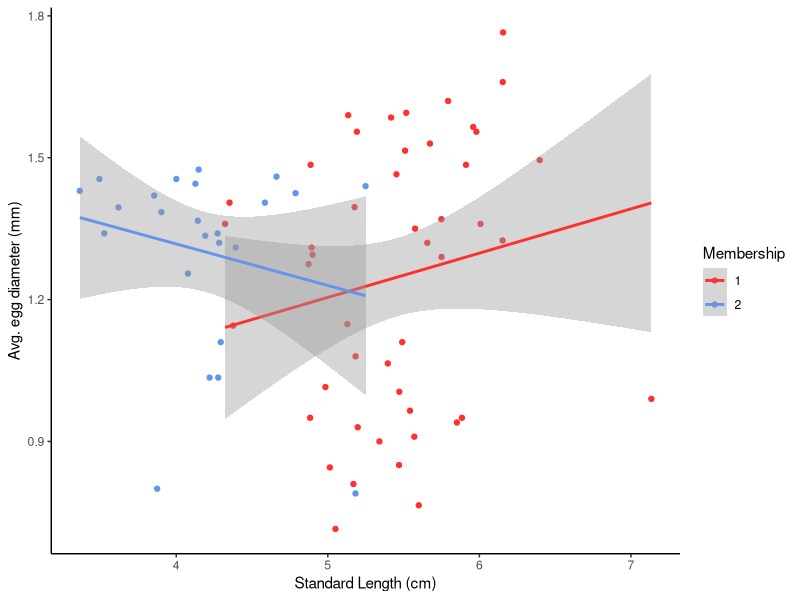
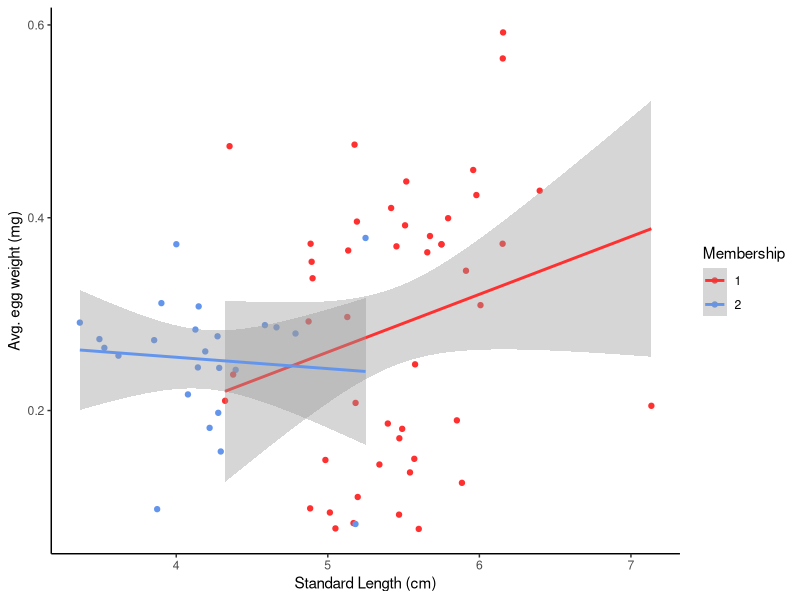
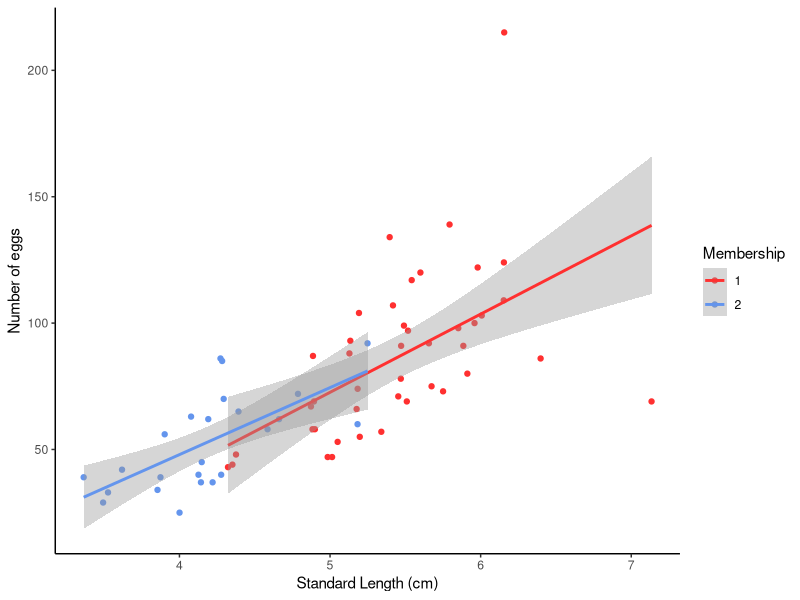
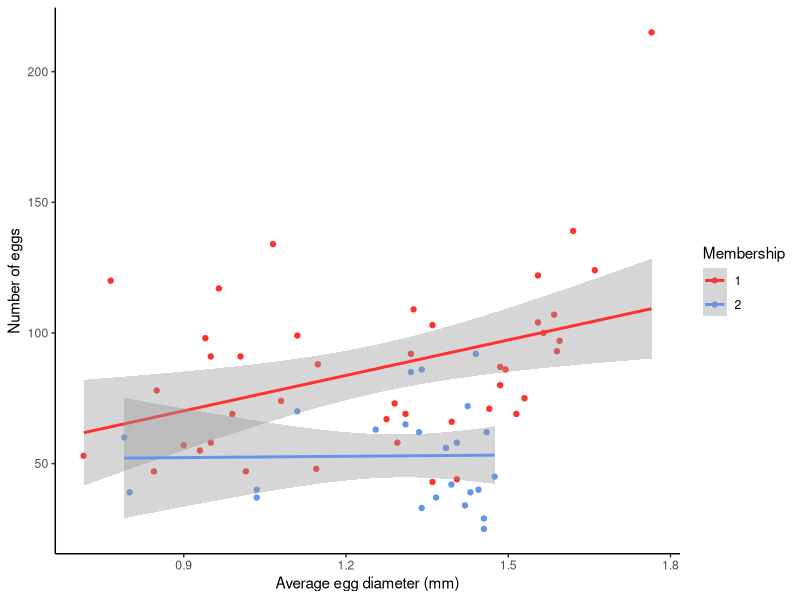
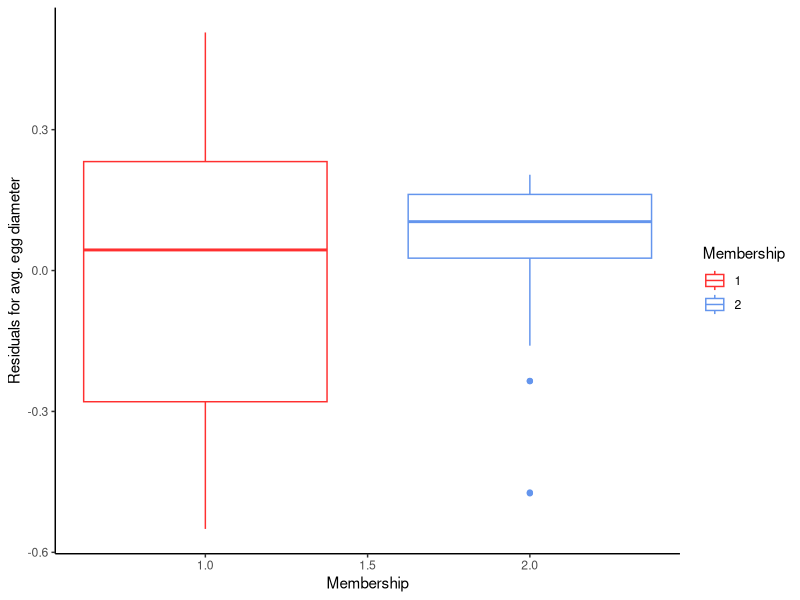
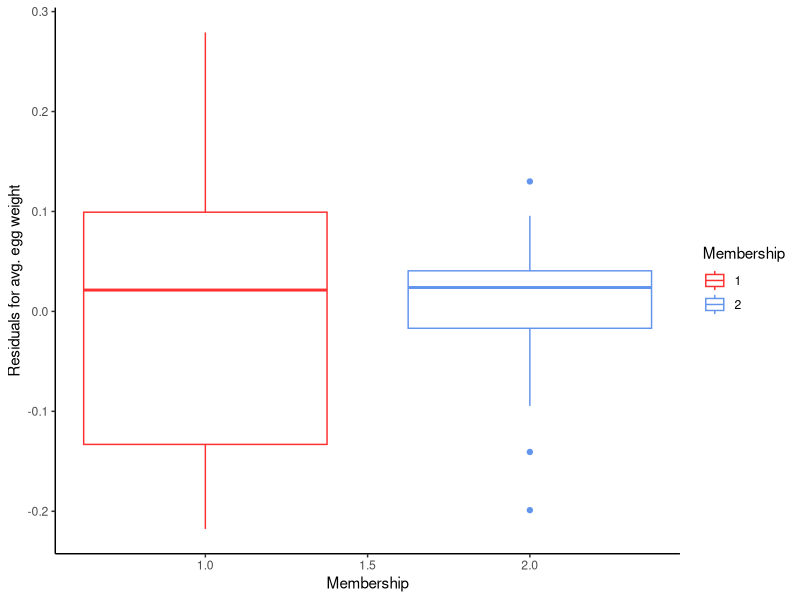
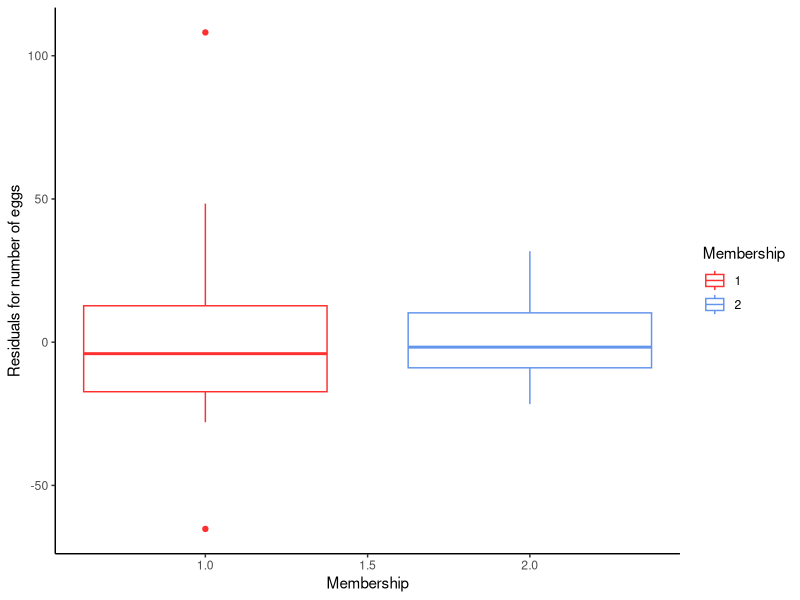
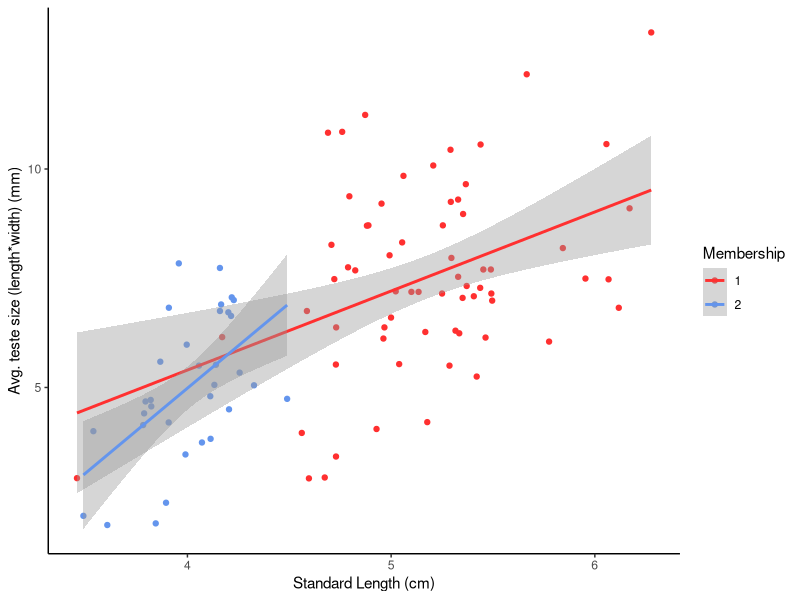

Recreate these plots in R, in order.
#### Final Verison: Egg and Teste analysis for White versus Common stickleback ####

## Initial uploading 

# Libraries 

library("ggplot2")
library("ggthemes")
library("nlme")
library("dplyr")


# Raw data from GitHub whtstbk_morpho
gonad.dat<-read.csv("eggs_testes_data.csv")


# Separate eggs and testes data: remove NAs, get individual data frames 

gonad.dat<-subset(gonad.dat, egg.diameter.1!='NA' | teste.length.1 !='NA')

eggdat<-subset(gonad.dat, egg.diameter.1!='NA' & membership !='NA' & std.length !='NA') 
eggdat<-subset(eggdat, select= -c(teste.length.1, teste.length.2,
                                  teste.width.1, teste.width.2))

testedat<-subset(gonad.dat, teste.length.1!='NA' & membership !='NA' & std.length !='NA')
testedat<-subset(testedat, select= -c(egg.diameter.1, egg.diameter.2, egg.diameter.3,
                                      egg.diameter.4, egg.diameter.5, egg.diameter.6, 
                                      egg.diameter.7,egg.diameter.8, egg.diameter.9, 
                                      egg.diameter.10, egg.number))



## Egg Analysis ##


# Get averages for weight and size by individual 

eggdat$ID <- paste(eggdat$population, eggdat$individual, sep="_")

eggdat <- transform(eggdat, avg.diameter = rowMeans(eggdat[,6:15], na.rm=TRUE))

eggdat$avg.weight<-eggdat$weight/10


# Average egg diameter by Std. Length: no significant difference 
ggplot(eggdat, aes(x=std.length, y=avg.diameter, color=factor(membership))) +
  geom_point(na.rm=T) +
  stat_smooth(method=lm, na.rm=T) +
  labs(
    x = "Standard Length (cm)",
    y = "Avg. egg diameter (mm)",
    color = "Membership") +
  theme_classic() +
  scale_colour_manual(values=c("firebrick1", "cornflower blue"))


# Average egg weight by Std. Length: no significant difference 
ggplot(eggdat, aes(x=std.length, y=avg.weight, color=factor(membership))) +
  geom_point(na.rm=T) +
  stat_smooth(method=lm, na.rm=T) + 
  labs(
    x = "Standard Length (cm)",
    y = "Avg. egg weight (mg)",
    color = "Membership") +
  theme_classic() +
  scale_colour_manual(values=c("firebrick1", "cornflower blue"))

# Egg number by Std. Length: no significant difference 
ggplot(eggdat, aes(x=std.length, y=egg.number, color=factor(membership))) +
  geom_point(na.rm=T) +
  stat_smooth(method=lm, na.rm=T) + 
  labs(
    x = "Standard Length (cm)",
    y = "Number of eggs",
    color = "Membership") +
  theme_classic() +
  scale_colour_manual(values=c("firebrick1", "cornflower blue"))

# Comparison of egg size versus egg number 
ggplot(eggdat, aes(x=avg.diameter, y=egg.number, color=factor(membership))) +
  geom_point(na.rm=T) +
  stat_smooth(method=lm, na.rm=T) + 
  labs(
    x = "Average egg diameter (mm)",
    y = "Number of eggs",
    color = "Membership") +
  theme_classic() +
  scale_colour_manual(values=c("firebrick1", "cornflower blue"))


# Boxplots by membership; Std. Length controlled using residuals of linear regression

# Egg Diameter linear regression and boxplot 
egg.diam.lm <- lm(avg.diameter~std.length, data=eggdat)
eggdat$egg.diam.resid <- residuals(egg.diam.lm)

ggplot(eggdat, aes(x=membership, egg.diam.resid, colour=factor(membership))) +
  geom_boxplot() +
  labs(
    x = "Membership",
    y = "Residuals for avg. egg diameter",
    color = "Membership") +
  theme_classic() +
  scale_colour_manual(values=c("firebrick1", "cornflower blue"))


# Egg Weight linear regression and boxplot 
egg.weight.lm <- lm(avg.weight~std.length, data=eggdat)
eggdat$egg.weight.resid <- residuals(egg.weight.lm)

ggplot(eggdat, aes(x=membership, egg.weight.resid, colour=factor(membership))) +
  geom_boxplot() + 
  labs(
    x = "Membership",
    y = "Residuals for avg. egg weight",
    color = "Membership") +
  theme_classic() +
  scale_colour_manual(values=c("firebrick1", "cornflower blue"))


# Egg Number linear regression and boxplot 
egg.num.lm <- lm(egg.number~std.length, data=eggdat)
eggdat.num<-subset(eggdat, egg.number !='NA') 
eggdat.num$egg.number.residuals<- residuals(egg.num.lm)

ggplot(eggdat.num, aes(x=membership, y=egg.number.residuals, colour=factor(membership))) +
  geom_boxplot() +
  labs(
    x = "Membership",
    y = "Residuals for number of eggs",
    color = "Membership") +
  theme_classic() +
  scale_colour_manual(values=c("firebrick1", "cornflower blue"))


# Hypothesis testing for eggs: difference in weight/size by membership
  # neither show significance in any area except for the 'intercept'

# mixed model for egg diameter
egg.test<-lme(avg.diameter ~ std.length * membership, data=eggdat, 
              random= ~1|population, na.action=na.omit) 
summary(egg.test) 

anova(egg.test) # type I anova                         


# mixed model for egg weight 
egg.weight.test<-lme(avg.weight ~ std.length * membership, data=eggdat, 
                     random= ~1|population, na.action=na.omit) 
summary(egg.weight.test) 

anova(egg.weight.test) # type I anova                         


# mixed model for egg number
egg.number.test<-lme(egg.number ~ std.length * membership, data=eggdat, 
                     random= ~1|population, na.action=na.omit) 
summary(egg.number.test) 

anova(egg.number.test) # type I anova 


## Testes Analysis ##


# Get average teste size (length*width) and weight (/2) by individual. 

testedat$ID <- paste(testedat$population, testedat$individual, sep="_")

testedat <- transform(testedat, avg.size = (rowMeans(testedat[,6:7], na.rm=TRUE)) *
                        rowMeans(testedat[,8:9], na.rm=TRUE))

testedat$avg.weight<-testedat$weight/2


# Plot average size (length*width) by Std. Length: no significant difference
ggplot(testedat, aes(x=std.length, y=avg.size, color=factor(membership))) +
  geom_point(na.rm=T) +
  stat_smooth(method=lm, na.rm=T) +
  labs(
    x = "Standard Length (cm)",
    y = "Avg. teste size (length*width) (mm)",
    color = "Membership") +
  theme_classic() +
  scale_colour_manual(values=c("firebrick1", "cornflower blue"))

# Plot average weight by Std. Length: significant (outliers removed)
testedat %>%
  filter(avg.weight<1) %>%
  filter(!(membership == 1 & std.length < 4)) %>%
  ggplot(aes(x=std.length, y=avg.weight, color=factor(membership))) +
  geom_point(na.rm = T, size = 3) +
  stat_smooth(method = lm, na.rm = TRUE, size = 3, se = FALSE) +
  labs(
    x = "Standard Length (cm)",
    y = "Avg. teste weight (mg)",
    color = "Membership") +
  theme_solarized(base_size = 24, light = FALSE)+
  scale_colour_solarized("blue")

# Plot teste size vs weight 
ggplot(testedat, aes(x=avg.weight, y=avg.size, color=factor(membership))) +
  geom_point(na.rm=T) +
  stat_smooth(method=lm, na.rm=T) +
  labs(
    x = "Avg. teste weight (mg)",
    y = "Avg. teste size (length*width) (mm)",
    color = "Membership") +
  theme_classic() +
  scale_colour_manual(values=c("firebrick1", "cornflower blue"))


# Boxplots by membership; Std. Length controlled using residuals of linear regression

# Teste size linear regression and boxplot 
teste.size.lm <- lm(avg.size~std.length, data=testedat, na.action=na.exclude)
testedat$teste.size.resid <- residuals(teste.size.lm)

ggplot(testedat, aes(x=membership, teste.size.resid, colour=factor(membership))) +
  geom_boxplot(na.rm=T) + 
  labs(
    x = "Membership",
    y = "Residuals for avg. teste size",
    color = "Membership") +
  theme_classic() +
  scale_colour_manual(values=c("firebrick1", "cornflower blue"))

# Teste weight linear regression and boxplot 
teste.weight.lm <- lm(avg.weight~std.length, data=testedat, na.action=na.exclude)
testedat$teste.weight.resid <- residuals(teste.weight.lm)

ggplot(testedat, aes(x=membership, teste.weight.resid, colour=factor(membership))) +
  geom_boxplot(na.rm=T) +
  labs(
    x = "Membership",
    y = "Residuals for avg. teste weight",
    color = "Membership") +
  theme_classic() +
  scale_colour_manual(values=c("firebrick1", "cornflower blue"))


# Hypothesis testing for testes: difference in weight/size by membership
  # weight shows significance in the interaction between weight&membership

# mixed model for teste size 
teste.test<-lme(avg.size ~ std.length * membership, data=testedat, 
                random= ~1|population, na.action=na.omit) 
summary(teste.test) 

anova(teste.test)  #type I anova                        

#mixed model for tese weight
teste.weight.test<-lme(avg.weight ~ std.length * membership, data=testedat, 
                       random= ~1|population, na.action=na.omit) 
summary(teste.weight.test) 

anova(teste.weight.test)  # type I anova                        
